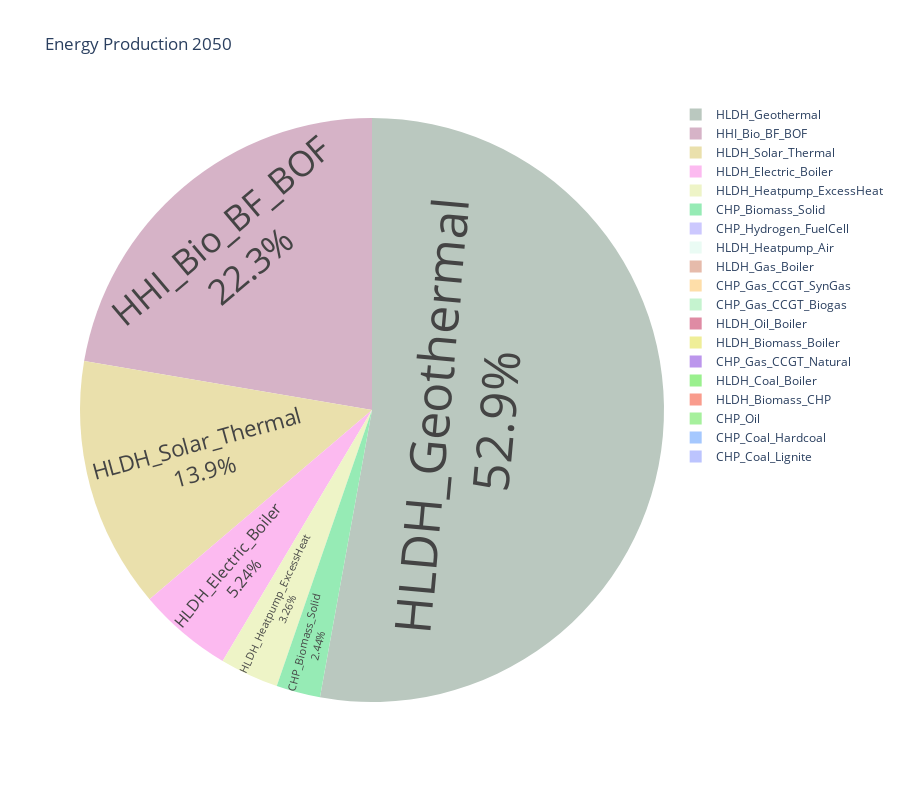
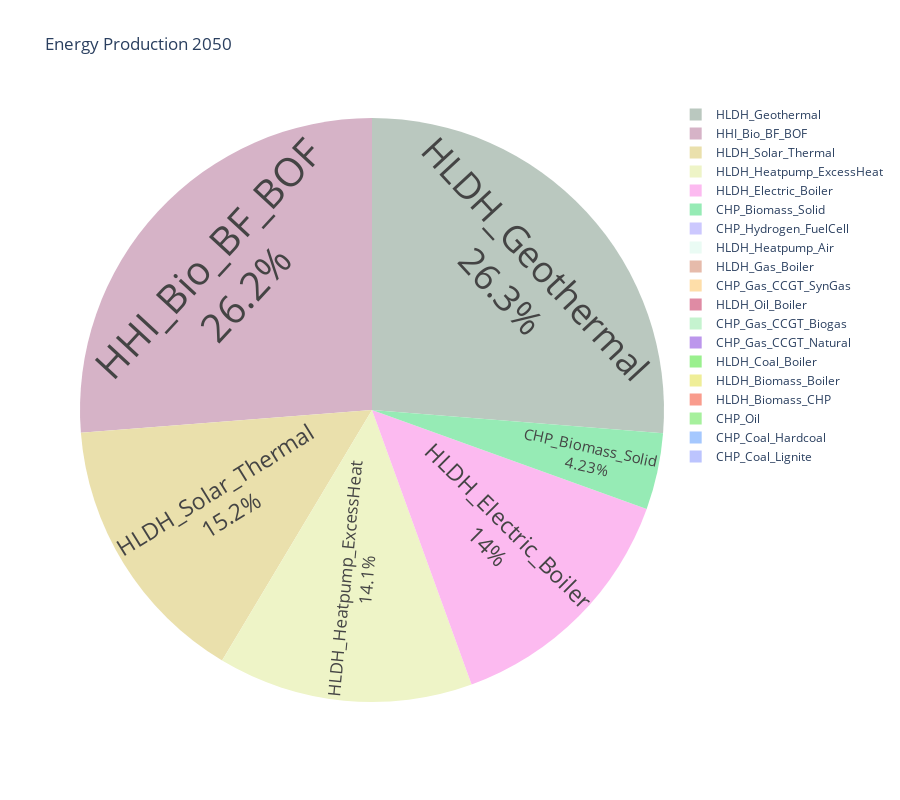

Notebook code for these charts, in order:
### Code cell
fig = power_pie_plot2(SEASON_DATA)
fig.show()

if WRITE_FIGS:
    fig.write_image(WRITE_DIR / "power_pie_plot2.png")

fig = power_pie_plot2(EXPENSIVE_HLDH)
fig.show()

if WRITE_FIGS:
    fig.write_image(WRITE_DIR / "power_pie_plot2_expensive.png")

### Figure 1 — Plotly figure (JSON) as saved in the notebook; plotly's stock layout.template omitted (floating-point values rounded to 4 significant figures; data arrays with more than 128 entries replaced by an {"elided": "..."} marker saying what was removed)
{"data": [{"labels": {"elided": "549 str values"}, "marker": {"colors": {"elided": "549 str values"}}, "textfont": {"size": 50}, "textinfo": "percent+label", "textposition": "inside", "type": "pie", "values": {"elided": "549 float values"}}], "layout": {"height": 800, "title": {"text": "Energy Production 2050"}, "width": 900}}

### Figure 2 — Plotly figure (JSON) as saved in the notebook; plotly's stock layout.template omitted (floating-point values rounded to 4 significant figures; data arrays with more than 128 entries replaced by an {"elided": "..."} marker saying what was removed)
{"data": [{"labels": {"elided": "549 str values"}, "marker": {"colors": {"elided": "549 str values"}}, "textfont": {"size": 50}, "textinfo": "percent+label", "textposition": "inside", "type": "pie", "values": {"elided": "549 float values"}}], "layout": {"height": 800, "title": {"text": "Energy Production 2050"}, "width": 900}}
